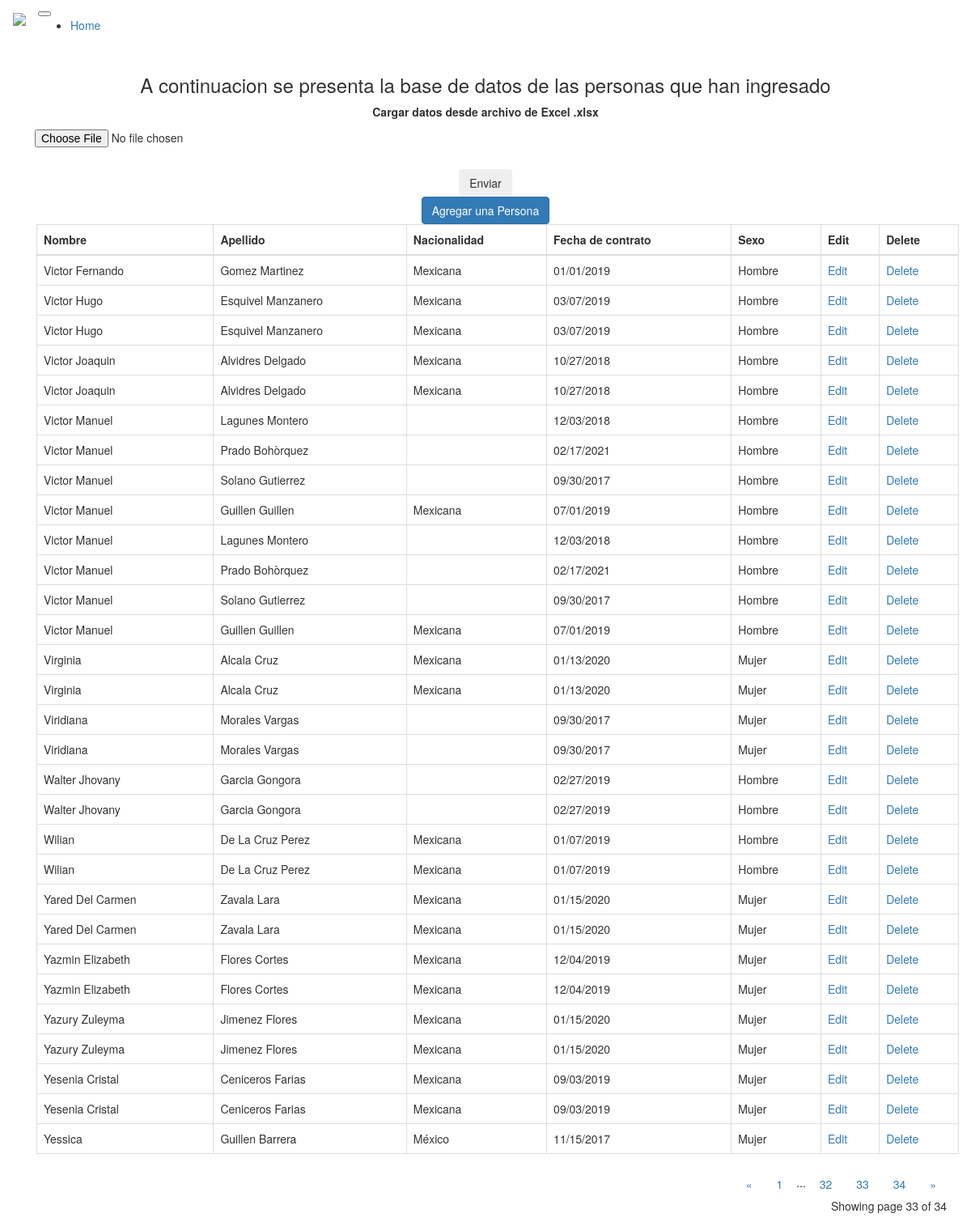
The page /?page=33 on the database its author committed.
### main.py (models this page shows)
class Person(db.Model):
    id = db.Column(db.Integer, primary_key=True)
    nombre = db.Column(db.String(80), nullable=False)
    apellido = db.Column(db.String(80), nullable=False)
    nacionalidad = db.Column(db.String(50), nullable=False)
    fecha_contrato = db.Column(db.String(50), nullable=False)
    sexo = db.Column(db.String(50), nullable=False)

### main.py (the view)
@app.route("/")
def home():
    page = request.args.get('page', 1, type=int)
    all_people = Person.query.order_by(Person.nombre).paginate(page=page, per_page=ROWS_PER_PAGE)
    return render_template("index.html", people=all_people)

### templates/index.html (shortened to what this page needs)
{% extends 'bootstrap/base.html' %}
{% block content %}
<div class="container mt-5">
  <h3 class="text-center">A continuacion se presenta la base de datos de las personas que han ingresado</h3>
    <form class="text-center" action="/uploader" method="POST" enctype="multipart/form-data">
      <div class="col-auto mt-5 p-0">
        <label for="formFileSm" class="form-label">Cargar datos desde archivo de Excel .xlsx</label>
      </div>
      <div class="col-12 d-flex justify-content-center flex-wrap">
      <div class="">
        <input class="btn btn-secondary form-control-sm" id="formFileSm" type="file" name="archivo"><br>
      </div>
      <div class="pl-1 mb-0 mt-1">
        <input class="btn btn-secondary align-items-center" type="submit" value="Enviar">
      </div>
      </div>
    </form>
    <div class="text-center mb-5 mt-4">
      <a href="{{url_for('add_person')}}" class="btn btn-primary">Agregar una Persona</a>
    </div>
    <div class='container table-responsive mt-3' >
      <table class="table table-bordered table-hover">
        <thead class="thead-dark">
          <tr>
            <th scope="col">Nombre</th>
            <th scope="col">Apellido</th>
            <th scope="col">Nacionalidad</th>
            <th scope="col">Fecha de contrato</th>
            <th scope="col">Sexo</th>
            <th scope="col">Edit</th>
            <th scope="col">Delete</th>
          </tr>
        </thead>
        <tbody>
        {% for person in people.items  %}
          <tr>
            <td>{{person.nombre.title()}}</td>
            <td>{{person.apellido.title()}}</td>
            <td>{{person.nacionalidad.capitalize()}}</td>
            <td>{{person.fecha_contrato}}</td>
            <td>{{person.sexo.capitalize()}}</td>
            <td><a href="{{url_for('edit_person', id=person.id)}}" class="button">Edit</a></td>
            <td><a href="{{url_for('delete_person', id=person.id)}}" class="button">Delete</a></td>
          </tr>
        {% endfor %}
        </tbody>
      </table>
    </div>
    <div class="text-right">
        <a href="{{ url_for('home', page=people.prev_num) }}"
          class="btn btn-outline-dark
          {% if people.page == 1 %}disabled{% endif %}">
            &laquo;
        </a>
        {% for page_num in people.iter_pages(left_edge=1, right_edge=1, left_current=1, right_current=2) %}
          {% if page_num %}
            {% if people.page == page_num %}
            <a href="{{ url_for('home', page=page_num) }}"
              class="btn btn-dark">
                {{ page_num }}
            </a>
            {% else %}
            <a href="{{ url_for('home', page=page_num) }}"
              class="btn btn-outline-dark">
                {{ page_num }}
            </a>
            {% endif %}
          {% else %}
            ...
          {% endif %}
        {% endfor %}
        <a href="{{ url_for('home', page=people.next_num) }}"
          class="btn btn-outline-dark
          {% if people.page == people.pages %}disabled{% endif %}">
            &raquo;
        </a>
    </div>
    <p class="text-right mt-3">
      Showing page {{ people.page }} of {{ people.pages }}
    </p>
</div>
{% endblock %}

### rows shown on the page
Person: nombre "Victor Fernando", apellido "Gomez Martinez", nacionalidad "Mexicana", fecha_contrato "01/01/2019", sexo "Hombre"
Person: nombre "Victor Hugo", apellido "Esquivel Manzanero", nacionalidad "Mexicana", fecha_contrato "03/07/2019", sexo "Hombre"
Person: nombre "Victor Hugo", apellido "Esquivel Manzanero", nacionalidad "Mexicana", fecha_contrato "03/07/2019", sexo "Hombre"
Person: nombre "Victor Joaquin", apellido "Alvidres Delgado", nacionalidad "Mexicana", fecha_contrato "10/27/2018", sexo "Hombre"
Person: nombre "Victor Joaquin", apellido "Alvidres Delgado", nacionalidad "Mexicana", fecha_contrato "10/27/2018", sexo "Hombre"
Person: nombre "Victor Manuel", apellido "Lagunes Montero", fecha_contrato "12/03/2018", sexo "Hombre"
Person: nombre "Victor Manuel", apellido "Prado Bohòrquez", fecha_contrato "02/17/2021", sexo "Hombre"
Person: nombre "Victor Manuel", apellido "Solano Gutierrez", fecha_contrato "09/30/2017", sexo "Hombre"
Person: nombre "Victor Manuel", apellido "Guillen Guillen", nacionalidad "Mexicana", fecha_contrato "07/01/2019", sexo "Hombre"
Person: nombre "Victor Manuel", apellido "Lagunes Montero", fecha_contrato "12/03/2018", sexo "Hombre"
Person: nombre "Victor Manuel", apellido "Prado Bohòrquez", fecha_contrato "02/17/2021", sexo "Hombre"
Person: nombre "Victor Manuel", apellido "Solano Gutierrez", fecha_contrato "09/30/2017", sexo "Hombre"
Person: nombre "Victor Manuel", apellido "Guillen Guillen", nacionalidad "Mexicana", fecha_contrato "07/01/2019", sexo "Hombre"
Person: nombre "Virginia", apellido "Alcala Cruz", nacionalidad "Mexicana", fecha_contrato "01/13/2020", sexo "Mujer"
Person: nombre "Virginia", apellido "Alcala Cruz", nacionalidad "Mexicana", fecha_contrato "01/13/2020", sexo "Mujer"
Person: nombre "Viridiana", apellido "Morales Vargas", fecha_contrato "09/30/2017", sexo "Mujer"
Person: nombre "Viridiana", apellido "Morales Vargas", fecha_contrato "09/30/2017", sexo "Mujer"
Person: nombre "Walter Jhovany", apellido "Garcia Gongora", fecha_contrato "02/27/2019", sexo "Hombre"
Person: nombre "Walter Jhovany", apellido "Garcia Gongora", fecha_contrato "02/27/2019", sexo "Hombre"
Person: nombre "Wilian", apellido "De La Cruz Perez", nacionalidad "Mexicana", fecha_contrato "01/07/2019", sexo "Hombre"
Person: nombre "Wilian", apellido "De La Cruz Perez", nacionalidad "Mexicana", fecha_contrato "01/07/2019", sexo "Hombre"
Person: nombre "Yared Del Carmen", apellido "Zavala Lara", nacionalidad "Mexicana", fecha_contrato "01/15/2020", sexo "Mujer"
Person: nombre "Yared Del Carmen", apellido "Zavala Lara", nacionalidad "Mexicana", fecha_contrato "01/15/2020", sexo "Mujer"
Person: nombre "Yazmin Elizabeth", apellido "Flores Cortes", nacionalidad "Mexicana", fecha_contrato "12/04/2019", sexo "Mujer"
Person: nombre "Yazmin Elizabeth", apellido "Flores Cortes", nacionalidad "Mexicana", fecha_contrato "12/04/2019", sexo "Mujer"
Person: nombre "Yazury Zuleyma", apellido "Jimenez Flores", nacionalidad "Mexicana", fecha_contrato "01/15/2020", sexo "Mujer"
Person: nombre "Yazury Zuleyma", apellido "Jimenez Flores", nacionalidad "Mexicana", fecha_contrato "01/15/2020", sexo "Mujer"
Person: nombre "Yesenia Cristal", apellido "Ceniceros Farias", nacionalidad "Mexicana", fecha_contrato "09/03/2019", sexo "Mujer"
Person: nombre "Yesenia Cristal", apellido "Ceniceros Farias", nacionalidad "Mexicana", fecha_contrato "09/03/2019", sexo "Mujer"
Person: nombre "Yessica", apellido "Guillen Barrera", nacionalidad "México", fecha_contrato "11/15/2017", sexo "Mujer"

### other values the page prints
{{ page_num }} "1" "32" "34"
{{ page_num }} "33"
{{ people.page }} "33"
{{ people.pages }} "34"
